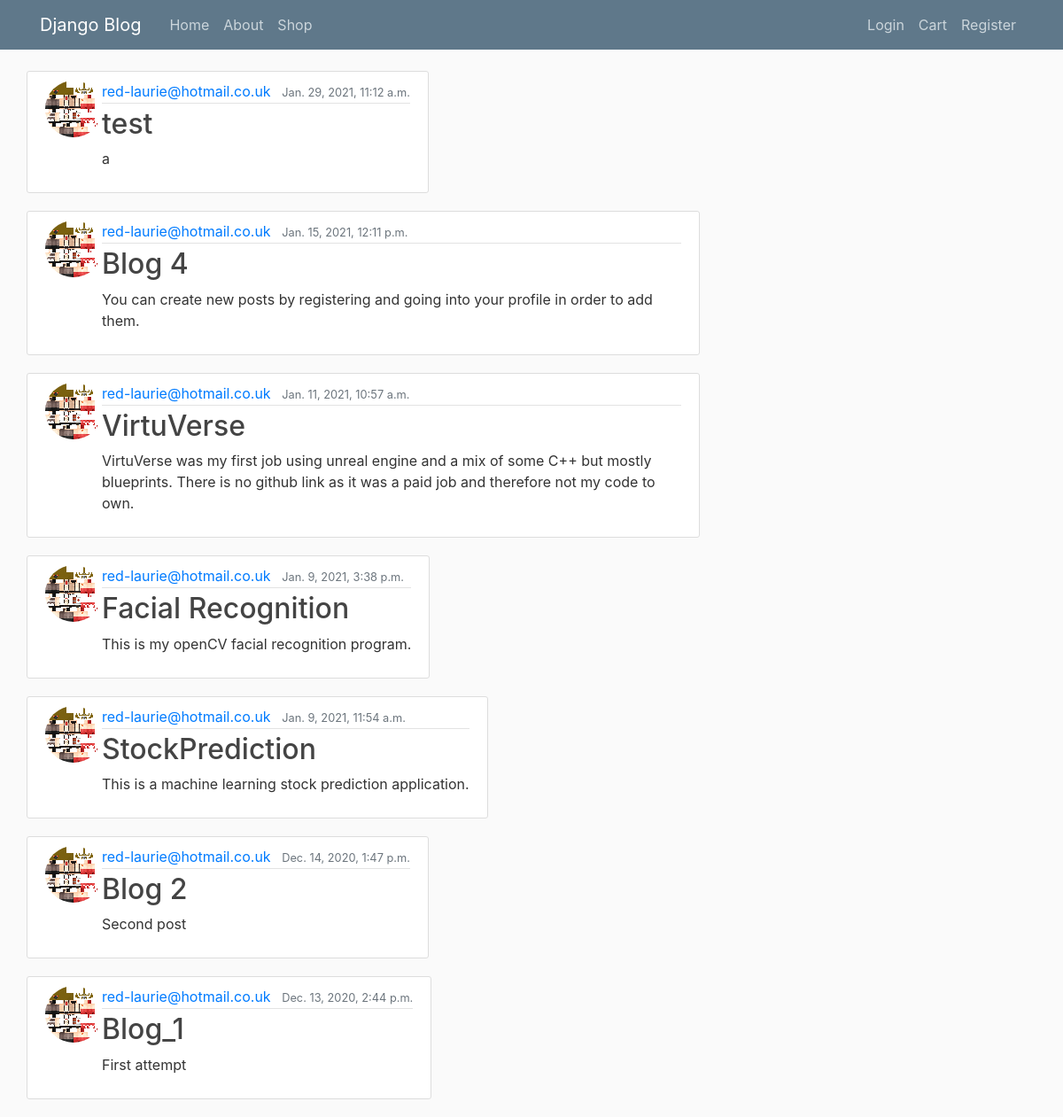
Screenshot of /user/red-laurie@hotmail.co.uk with the database file from the repository.
### blog/models.py (models this page shows, shortened)
class Post(models.Model):
    title = models.CharField(max_length=100)
    content = models.TextField()
    Link = models.TextField()
    date_posted = models.DateTimeField(default=timezone.now)
    author = models.ForeignKey(User, on_delete = models.CASCADE )
    image = models.ImageField(default='default.jpg', upload_to='project_pics')

### registration/models.py (models this page shows, shortened)
class Profile(models.Model):
    user = models.OneToOneField(User, on_delete=models.CASCADE)
    name = models.CharField(max_length=24, null=True)
    image = models.ImageField(default='default.jpg',upload_to='profile_pics')
    description = models.TextField(User,default='Hello')

### blog/views.py (the view, shortened to what this page needs)
# urls.py: path('user/<str:username>', UserPostListView.as_view(), name='user-posts'),
class UserPostListView(ListView):
    model = Post
    template_name = 'blog/user_posts.html'
    context_object_name = 'posts'
    ordering = ['-date_posted']

### blog/Templates/Blog/user_posts.html
{% extends "blog/base.html" %}
{% block content %}
    {% for post in posts %}
        <article class="media content-section">
            <img class="rounded-circle" src="{{ post.author.profile.image.url }}">
          <div class="media-body">
            <div class="article-metadata">
              <a class="mr-2" href="{% url 'user-posts' post.author.username %}">{{ post.author }}</a>
              <small class="text-muted">{{ post.date_posted }}</small>
            </div>
            <h2><a class="article-title" href="{% url 'post-detail' post.id %}">{{ post.title }}</a></h2>
            <p class="article-content">{{ post.content }}</p>
          </div>
        </article>
    {% endfor %}
{% endblock content %}

### blog/static/blog/main.css (style rules this page uses)
body { background: #fafafa; color: #333333; margin-top: 5rem; }
h1, h2, h3, h4, h5, h6 { color: #444444; }
.content-section { background: #ffffff; padding: 10px 20px; border: 1px solid #dddddd; border-radius: 3px; margin-bottom: 20px; }
.article-title { color: #444444; }
.article-content { white-space: pre-line; }
.article-metadata { padding-bottom: 1px; margin-bottom: 4px; border-bottom: 1px solid #e3e3e3 }

### rows the page displays
Post: author.profile.image (picture), author "red-laurie@hotmail.co.uk", date_posted "Jan. 29, 2021, 11:12 a.m.", title "test", content "a"
Post: author.profile.image (picture), author "red-laurie@hotmail.co.uk", date_posted "Jan. 15, 2021, 12:11 p.m.", title "Blog 4", content "You can create new posts by registering and going into your profile in order to add them."
Post: author.profile.image (picture), author "red-laurie@hotmail.co.uk", date_posted "Jan. 11, 2021, 10:57 a.m.", title "VirtuVerse", content "VirtuVerse was my first job using unreal engine and a mix of some C++ but mostly blueprints. There is no github link as it was a paid job and therefore not my code to own."
Post: author.profile.image (picture), author "red-laurie@hotmail.co.uk", date_posted "Jan. 9, 2021, 3:38 p.m.", title "Facial Recognition", content "This is my openCV facial recognition program."
Post: author.profile.image (picture), author "red-laurie@hotmail.co.uk", date_posted "Jan. 9, 2021, 11:54 a.m.", title "StockPrediction", content "This is a machine learning stock prediction application."
Post: author.profile.image (picture), author "red-laurie@hotmail.co.uk", date_posted "Dec. 14, 2020, 1:47 p.m.", title "Blog 2", content "Second post"
Post: author.profile.image (picture), author "red-laurie@hotmail.co.uk", date_posted "Dec. 13, 2020, 2:44 p.m.", title "Blog_1", content "First attempt"
